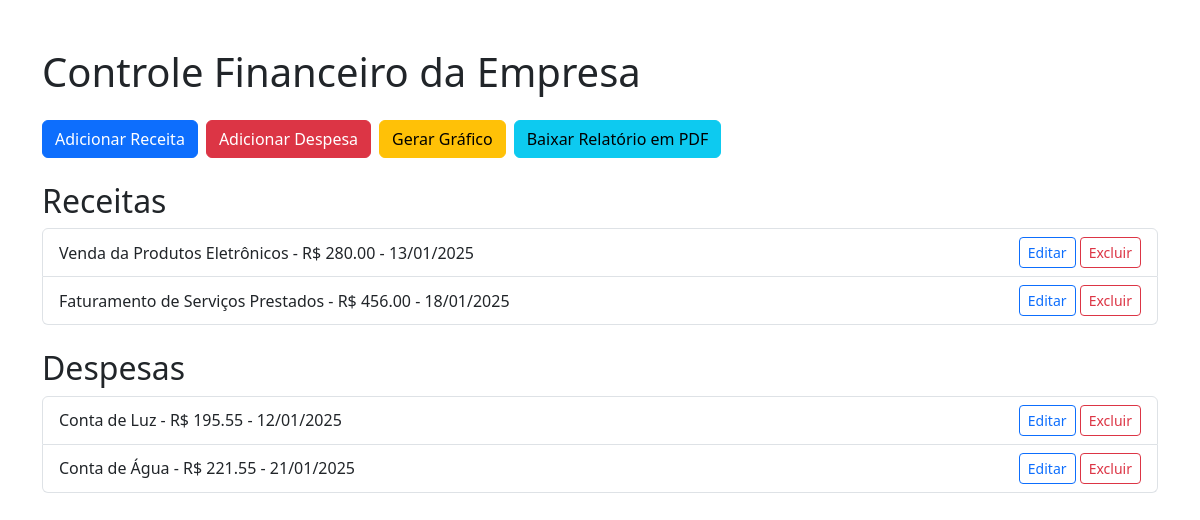
The page / on the database its author committed.
### financeiro/models.py (models this page shows, shortened)
class Receita(models.Model):
    nome = models.CharField(max_length=100)
    valor = models.DecimalField(max_digits=10, decimal_places=2)
    data = models.DateField()

class Despesa(models.Model):
    nome = models.CharField(max_length=100)
    valor = models.DecimalField(max_digits=10, decimal_places=2)
    data = models.DateField()

### financeiro/views.py (the view)
# urls.py: path('', views.index, name='index'),
def index(request):
    receitas = Receita.objects.all()
    despesas = Despesa.objects.all()
    return render(request, 'index.html', {'receitas': receitas, 'despesas': despesas})

### financeiro/templates/index.html (shortened to what this page needs)
<!DOCTYPE html>
<html lang="pt-br">
<head>
    <link href="https://cdn.jsdelivr.net/npm/bootstrap@5.3.0/dist/css/bootstrap.min.css" rel="stylesheet">
</head>
<body class="container mt-5">
    <h1 class="mb-4">Controle Financeiro da Empresa</h1>
    <div class="d-flex gap-2 mb-4">
        <a href="{% url 'adicionar_receita' %}" class="btn btn-primary">Adicionar Receita</a>
        <a href="{% url 'adicionar_despesa' %}" class="btn btn-danger">Adicionar Despesa</a>
        <a href="{% url 'gerar_grafico' %}" class="btn btn-warning">Gerar Gráfico</a>
        <a href="{% url 'gerar_pdf' %}" class="btn btn-info">Baixar Relatório em PDF</a>
    </div>
    <h2>Receitas</h2>
    <ul class="list-group mb-4">
        {% for receita in receitas %}
            <li class="list-group-item d-flex justify-content-between align-items-center">
                {{ receita.nome }} - R$ {{ receita.valor }} - {{ receita.data|date:"d/m/Y" }}
                <div>
                    <a href="{% url 'editar_receita' receita.id %}" class="btn btn-sm btn-outline-primary">Editar</a>
                    <a href="{% url 'excluir_receita' receita.id %}" class="btn btn-sm btn-outline-danger">Excluir</a>
                </div>
            </li>
        {% endfor %}
    </ul>
    <h2>Despesas</h2>
    <ul class="list-group">
        {% for despesa in despesas %}
            <li class="list-group-item d-flex justify-content-between align-items-center">
                {{ despesa.nome }} - R$ {{ despesa.valor }} - {{ despesa.data|date:"d/m/Y" }}
                <div>
                    <a href="{% url 'editar_despesa' despesa.id %}" class="btn btn-sm btn-outline-primary">Editar</a>
                    <a href="{% url 'excluir_despesa' despesa.id %}" class="btn btn-sm btn-outline-danger">Excluir</a>
                </div>
            </li>
        {% endfor %}
    </ul>
</body>
</html>

### rows shown on the page
Receita: nome "Venda da Produtos Eletrônicos", valor "280.00", data "13/01/2025"
Receita: nome "Faturamento de Serviços Prestados", valor "456.00", data "18/01/2025"
Despesa: nome "Conta de Luz", valor "195.55", data "12/01/2025"
Despesa: nome "Conta de Água", valor "221.55", data "21/01/2025"
